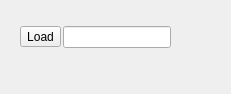
                             <widget class="QWidget" name="TabPreviewColorSpace">
                              <property name="geometry">
                               <rect>
                                <x>0</x>
                                <y>0</y>
                                <width>111</width>
                                <height>94</height>
                               </rect>
                              </property>
                              <attribute name="label">
                               <string>Preview Colorspace</string>
                              </attribute>
                              <layout class="QVBoxLayout" name="verticalLayout_55">
                               <item>
                                <widget class="QWidget" name="widget_41" native="true">
                                 <layout class="QVBoxLayout" name="verticalLayout_22">
                                  <item>
                                   <widget class="QWidget" name="CMQualityWidget" native="true"/>
                                  </item>
                                  <item>
                                   <widget class="QWidget" name="PreviewProfileWidget" native="true">
                                    <layout class="QHBoxLayout" name="horizontalLayout_15">
                                     <property name="spacing">
                                      <number>2</number>
                                     </property>
                                     <property name="sizeConstraint">
                                      <enum>QLayout::SetFixedSize</enum>
                                     </property>
                                     <property name="leftMargin">
                                      <number>0</number>
                                     </property>
                                     <property name="topMargin">
                                      <number>0</number>
                                     </property>
                                     <property name="rightMargin">
                                      <number>0</number>
                                     </property>
                                     <property name="bottomMargin">
                                      <number>0</number>
                                     </property>
                                     <item>
                                      <widget class="QToolButton" name="PreviewColorProfileButton">
                                       <property name="toolTip">
                                        <string>Load an icc profile</string>
                                       </property>
                                       <property name="text">
                                        <string>Load</string>
                                       </property>
                                       <property name="icon">
                                        <iconset resource="../qrc/photivo.qrc">
                                         <normaloff>:/dark/icons/document-open.png</normaloff>:/dark/icons/document-open.png</iconset>
                                       </property>
                                       <property name="iconSize">
                                        <size>
                                         <width>14</width>
                                         <height>14</height>
                                        </size>
                                       </property>
                                      </widget>
                                     </item>
                                     <item>
                                      <widget class="QLineEdit" name="PreviewColorProfileText">
                                       <property name="enabled">
                                        <bool>true</bool>
                                       </property>
                                       <property name="maximumSize">
                                        <size>
                                         <width>250</width>
                                         <height>16777215</height>
                                        </size>
                                       </property>
                                       <property name="readOnly">
                                        <bool>true</bool>
                                       </property>
                                      </widget>
                                     </item>
                                     <item>
                                      <spacer name="horizontalSpacer_8">
                                       <property name="orientation">
                                        <enum>Qt::Horizontal</enum>
                                       </property>
                                       <property name="sizeType">
                                        <enum>QSizePolicy::Expanding</enum>
                                       </property>
                                       <property name="sizeHint" stdset="0">
                                        <size>
                                         <width>40</width>
                                         <height>20</height>
                                        </size>
                                       </property>
                                      </spacer>
                                     </item>
                                    </layout>
                                   </widget>
                                  </item>
                                  <item>
                                   <widget class="QWidget" name="PreviewColorProfileIntentWidget" native="true"/>
                                  </item>
                                 </layout>
                                </widget>
                               </item>
                               <item>
                                <spacer name="verticalSpacer_10">
                                 <property name="orientation">
                                  <enum>Qt::Vertical</enum>
                                 </property>
                                 <property name="sizeHint" stdset="0">
                                  <size>
                                   <width>20</width>
                                   <height>20</height>
                                  </size>
                                 </property>
                                </spacer>
                               </item>
                              </layout>
                             </widget>
